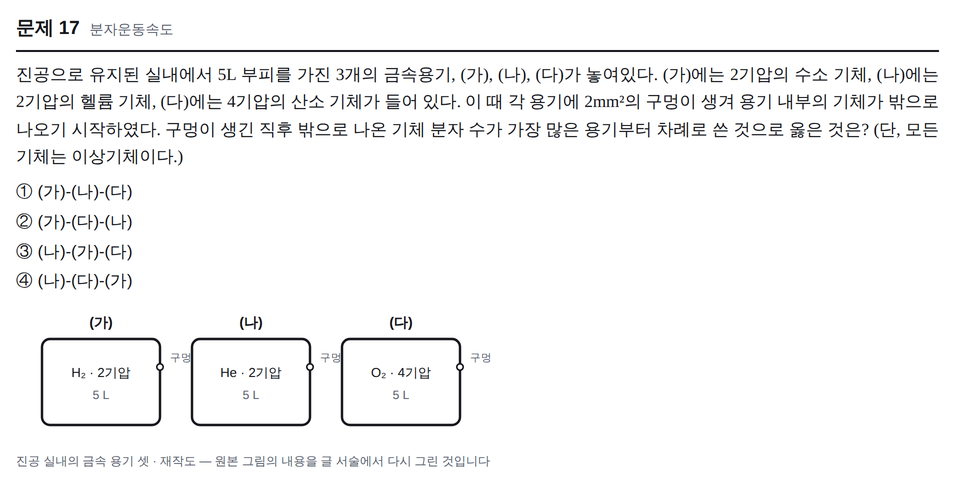
#> input picture crops/chem2-1/17.png, 955 x 500 px
$ python -i build_wrongbook_assets.py   (imports and definitions only)
#> lines starting #> are read from the running program, lines starting #| are printed output that depends on the picture; after the words box and inside, x2 and y2 are one past the last pixel; in counts of white or black regions, pixels touching at a corner belong together
#> further down, picture is the input picture: PIL image 955x500 RGB; mean R, G, B 246.1, 246.2, 246.4
#!/usr/bin/env python3
"""Build and audit wrong-answer review assets for final.html.

The source PDFs in this repository use a consistent grey vector rectangle for
each "문제 N" label.  This script uses those vector rectangles rather than OCR
to locate question boundaries, renders one optimized PNG per question, extracts
verified solution HTML from the existing long-form solution pages, and maps
every question to a different solved question that tests the closest available
concept.

No external API or model call is used at report-render time.
"""

from __future__ import annotations

import argparse
import hashlib
import json
import os
import re
import shutil
import sys
from collections import Counter, defaultdict
from dataclasses import dataclass, replace
from datetime import datetime, timezone
from pathlib import Path
from typing import Any, Iterable

import fitz
import numpy as np
from PIL import Image
from lxml import html


ROOT = Path(__file__).resolve().parents[1]
FINAL_HTML = ROOT / "final.html"
ANSWER_DIR = ROOT / "answers"
CROP_DIR = ROOT / "crops"
DONGHYUNG_DIR = ROOT / "donghyung"
REPORT_DIR = ROOT / "reports"

CIRCLED_TO_INT = {"①": 1, "②": 2, "③": 3, "④": 4, "⑤": 5}
INT_TO_CIRCLED = {v: k for k, v in CIRCLED_TO_INT.items()}


@dataclass(frozen=True)
class Header:
    page_index: int
    rect: fitz.Rect
    pre_page: int | None = None      # 묶음 문두가 있으면 그 쪽 번호
    pre_rect: fitz.Rect | None = None
    pre_y1: float | None = None      # 묶음 문두 자료가 끝나는 자리(그 묶음의 첫 문항)
    stop_page: int | None = None     # **다음 딱지**(문항이든 묶음 문두든)의 쪽
    stop_y: float | None = None      # 그 딱지의 윗변. 여기서 잘라야 한다


# 문항 두 개가 한 자료를 나눠 쓰는 자리. 문제지에는 '문제 22-23' 같은 회색
# 딱지가 자료 위에 하나 더 붙는다. 그 딱지도 문항 딱지와 생김새가 같아서,
# 세어 보면 문항 수보다 상자가 많다.
#
# 예전 코드는 상자를 앞에서부터 nQ 개만 잘라 썼다. 그러면 묶음 딱지가 문항
# 하나를 밀어내, **그 뒤로 모든 크롭이 한 칸씩 어긋났다**. 오답 카드에 엉뚱한
# 문제가 실렸다는 뜻이다. 일곱 회차가 그랬다.
#
# 딱지에 적힌 범위는 글자를 읽어야 알 수 있는데, 이 문제지들은 글자가 자모로
# 흩어져 있어 텍스트로는 안 잡힌다. 그래서 사람이 한 번 읽어 여기 적어 둔다.
# 표에 없는 묶음 딱지가 나오면 멈춘다 — 새 회차가 조용히 어긋나지 않도록.
GROUPED = {
    'jmchc-1': [(37, 38), (50, 51)],
    'jmchc-2': [(36, 37), (49, 50)],
    'donghyung-1': [(46, 47)],
    'hwol-2015': [(46, 47)],
    'hwol-2012': [(22, 23)],
    'hwol-2011': [(55, 56)],
    'hwol-2010': [(55, 56), (57, 58)],
    # 아래 넷은 폭 문턱(85→130)을 넓히고서야 보인 딱지다 — 2026-09-05
    'jmchc-9': [(39, 40), (56, 57)],
    'jmchc-10': [(38, 39), (55, 56)],
    'jmchc-13': [(40, 41)],
    'jmchc-14': [(40, 41)],
}

# 문제지에 **잘못 박힌 딱지**. 회색 상자인데 문항 딱지가 아니다.
#
# 넓이로 가려지지 않는다(폭이 보통 딱지와 같다). 딱지 글자를 읽어야 아는데
# 이 문제지들은 글자가 자모로 흩어져 텍스트로 안 잡힌다. 그래서 사람이 한 번
# 읽어 여기 적어 둔다. 값은 **상자 차례**(1부터)다.
#
# [지금은 비어 있다] hwol-2018 에 `[26]` 이 적혀 있었다 — 스물여섯째 상자에
# '문제 52' 라고 적혀 있어 26번부터 크롭이 한 칸씩 밀렸다. 그런데 그것은
# **문제지가 아니라 해설편**이었다. `kmchc-2018-problem.pdf` 로 실려 있던
# 파일은 앞 네 쪽이 표지·주의사항, 다섯째 쪽이 **정답표 전체**, 그 뒤가
# 정답률과 답이 붙은 해설이었다(2026-08-10 에 드러났다). 크롭 예순 장이
# 전부 그 해설 쪽에서 잘려 나와 **학생이 답을 보고 있었다.**
#
# 선생님이 진짜 문제지를 주셔서 갈아 끼웠다. 새 파일은 회색 상자가 예순
# 개이고 스물여섯째가 '문제 26', 예순째가 '문제 60' 이다(그림으로 뽑아
# 눈으로 읽었다). 그래서 이 줄은 지운다 — 옛 파일에만 있던 결함이다.
STRAY: dict[str, list[int]] = {}

# 딱지처럼 생겼지만 **딱지가 아닌** 회색 상자. 위 STRAY 와 달리 차례가 아니라
# **자리**(쪽 번호 0부터 · 윗변 y)로 적는다 — 차례로 적으면 문턱을 손볼 때마다
# 번호가 밀려 엉뚱한 상자를 지운다. 폭 문턱을 넓히면서 표 머리글 하나가
# 딸려 들어왔다: hwol-2017 12쪽의 「원자 또는 이온」 은 표의 칸 이름이다.
NOT_LABEL: dict[str, list[tuple[int, int]]] = {
    'hwol-2017': [(11, 562)],
}


# [5 lines left out: function is_not_label, not called in this run]


def utc_now() -> str:
    return datetime.now(timezone.utc).replace(microsecond=0).isoformat()


# [41 lines left out: functions read_exams, normalize, tokens, not called in this run]


DOMAIN_KEYWORDS = {
    "acid_base": (
        "산염기",
        "산과염기",
        "산의세기",
        "염의액성",
        "완충",
        "중화",
        "적정",
        "ph",
        "pka",
        "pkb",
        "ka",
        "kb",
        "주화학종",
        "다양성자산",
    ),
    "atomic": ("원자", "전자", "오비탈", "양자", "주기율", "이온화에너지"),
    "bonding": ("결합", "분자구조", "분자의모양", "극성", "루이스"),
    "stoichiometry": ("몰", "화학량론", "양적관계", "반응식", "원소분석"),
    "gas_solution": ("기체", "용액", "농도", "용해도", "삼투", "증기압"),
    "equilibrium": ("평형", "반응지수", "르샤틀리에"),
    "redox": ("산화환원", "전지", "전기분해", "산화수"),
    "thermo_kinetics": ("열화학", "엔탈피", "엔트로피", "깁스", "반응속도"),
}


# [282 lines left out: functions domain_family, inner_html, text_of, answer_number, class_nodes, parse_solution_page and 3 more, not called in this run]


# 문항 딱지 **오른쪽에 정답이 인쇄된** 문제지. 빨간 표식은 아래 자가
# 지우는데, 이 회차들은 정답이 까만 동그라미 숫자(④)로 찍혀 있어 안 지워졌다.
# 크롭 예순 장이 전부 답을 보여 주고 있었다 (2026-09-05에 드러났다 — 1~6번과
# 30번을 눈으로 읽어 정답표와 하나씩 대조했고 전부 일치했다).
#
# 목록으로 못박는 까닭: 같은 자리에 「정답률 : 15%」·「(전원정답)」을 찍는
# 회차가 여럿이다(화올 2010~2013·기출동형 4회). 그것까지 지우면 멀쩡한 것을
# 지운다. 새 회차가 조용히 새어 나가지 않게 crop_answer_leak.py 가 따로 센다.
ANSWER_MARK = {'hwol-2024'}


# [51 lines left out: functions remove_black_answer_mark, remove_red_answer_marker, not called in this run]


def trim_bottom(image: Image.Image, padding: int = 20) -> Image.Image:
#> called with padding = 20
    rgb = np.asarray(image.convert("RGB"))
    ink = np.min(rgb, axis=2) < 249
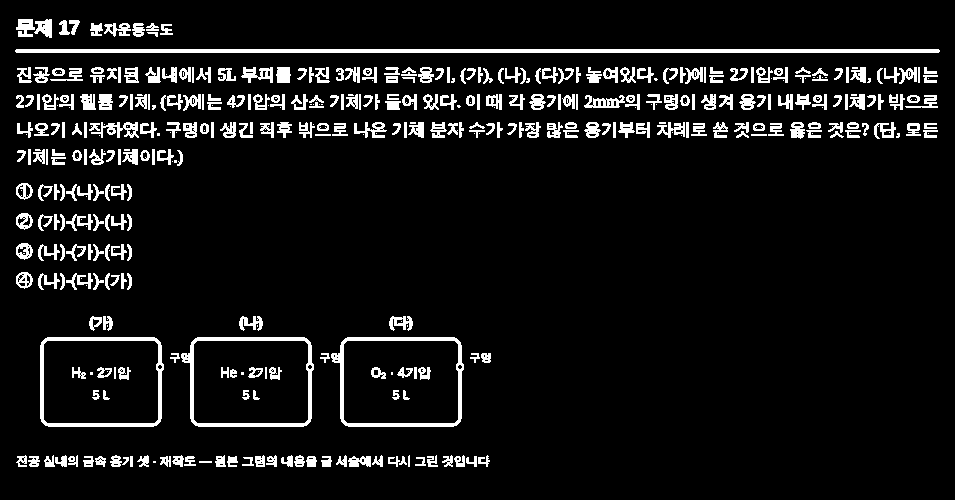
#> ink: shape (500, 955) bool; 8% white; 434 white regions (96 under 20 px), largest, box (x1, y1, x2, y2) and area: (15, 49, 940, 53) 3696, (181, 337, 314, 427) 1647, (331, 337, 464, 427) 1647
    row_counts = ink.sum(axis=1)
#> row_counts = 500 values, max 925 at index 50, min 0 at index 0, mean 76.41
    rows = np.where(row_counts >= 4)[0]
#> rows = 278 values from 19 to 466
    if not len(rows):
        return image
    bottom = min(image.height, int(rows[-1]) + padding + 1)
#> bottom = 487
    bottom = max(bottom, min(image.height, 120))
    return image.crop((0, 0, image.width, bottom))
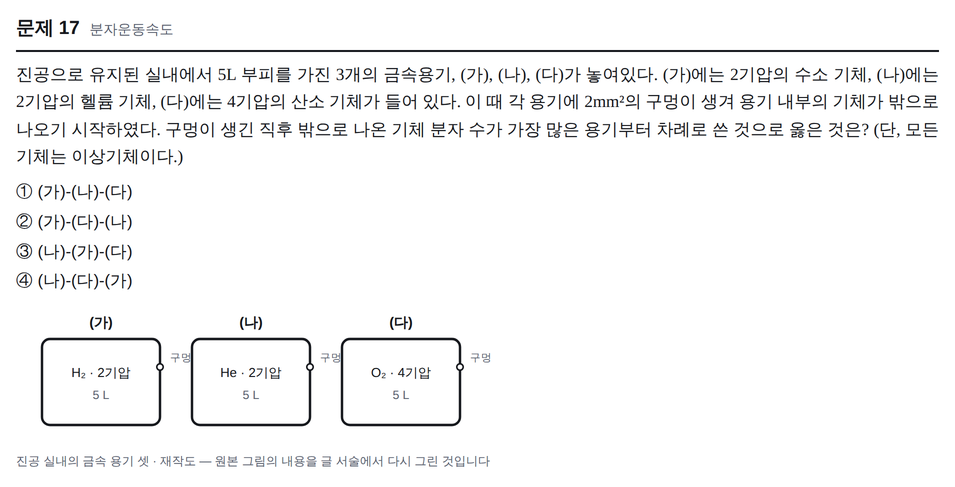
#> returned value: PIL image 955x487 RGB; mean R, G, B 245.8, 245.9, 246.2


def optimize_png(image: Image.Image, output: Path) -> dict[str, Any]:
    image = trim_bottom(image)
    if image.width > 960:
        height = round(image.height * 960 / image.width)
        image = image.resize((960, height), Image.Resampling.LANCZOS)
    rgb = np.asarray(image.convert("RGB"))
    nonwhite = np.min(rgb, axis=2) < 249
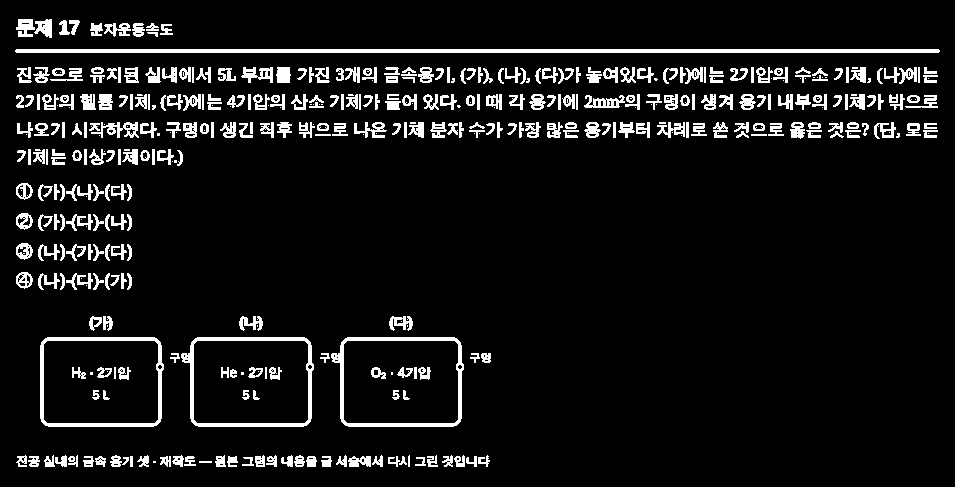
#> nonwhite: shape (487, 955) bool; 8.2% white; 434 white regions (96 under 20 px), largest, box (x1, y1, x2, y2) and area: (15, 49, 940, 53) 3696, (181, 337, 314, 427) 1647, (331, 337, 464, 427) 1647
    chroma = np.max(rgb, axis=2) - np.min(rgb, axis=2)
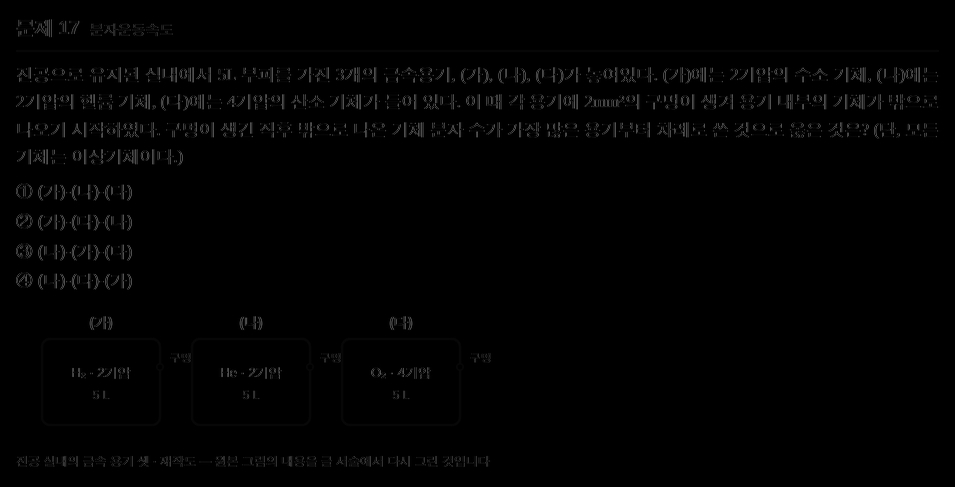
#> chroma: shape (487, 955); min 0, max 95, mean 2.1
    color_fraction = (
        float(((chroma > 16) & nonwhite).sum()) / max(1, int(nonwhite.sum()))
    )
#> color_fraction = 0.465
    if color_fraction > 0.008:
        final = image.convert("P", palette=Image.Palette.ADAPTIVE, colors=64)
        color_mode = "palette"
    else:
        final = image.convert("L")
        color_mode = "grayscale"
#> (the run stopped early here; a loop or call above may not have finished)
